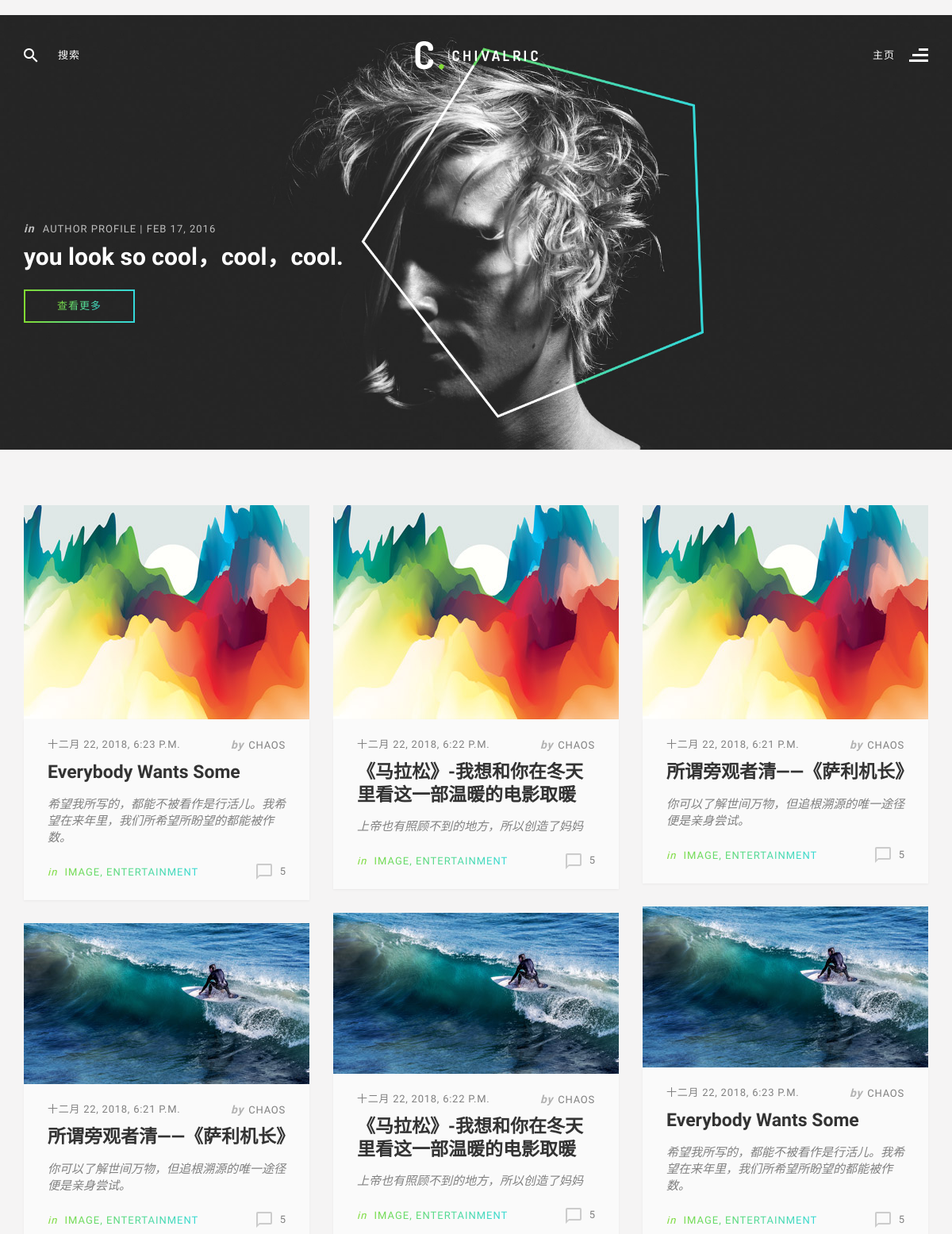
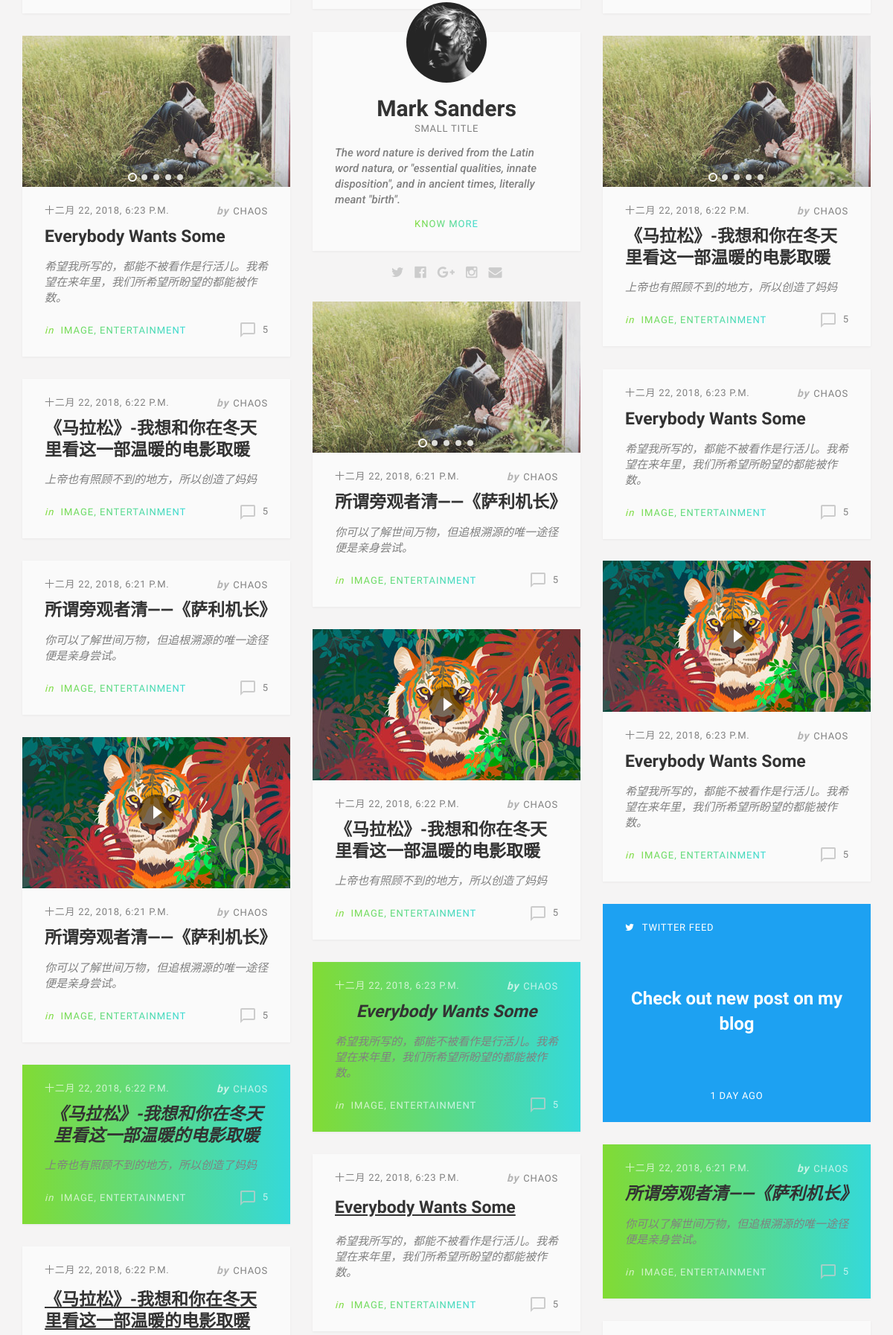
The page / (upper part) on the database its author committed (2 pictures, top to bottom).
### blog/models.py (models this page shows, shortened)
@python_2_unicode_compatible
class Post(models.Model):
    title = models.CharField(max_length=70,verbose_name='标题')
    excerpt = models.CharField(max_length=200, blank=True, verbose_name='摘要')
    body = models.TextField(verbose_name='正文')
    created_time = models.DateTimeField(verbose_name='创建时间')
    modified_time = models.DateTimeField(verbose_name='修改时间')
    category = models.ForeignKey(Category,on_delete=models.CASCADE,verbose_name='类别')
    tags = models.ManyToManyField(Tag, blank=True,verbose_name='标签')
    author = models.ForeignKey(User,on_delete=models.CASCADE,verbose_name='作者')
    class Meta:
        verbose_name = '文章'
        verbose_name_plural = verbose_name
    def get_absolute_url(self):
        return reverse('blog:detail', kwargs={'pk': self.pk})

### blog/views.py (the view)
# urls.py: url(r'^$', views.index, name='index'),
def index(request):
    post_list = Post.objects.all().order_by('-created_time')
    return render(request, 'blog/index.html', context={'post_list': post_list})

### templates/blog/index.html (shortened to what this page needs)
﻿{% load staticfiles %}
<!DOCTYPE html>
<html lang="en">
<head>
<link rel="stylesheet" href="{% static 'blog/css/bootstrap.min.css' %}">
<link rel="stylesheet" href="{% static 'blog/css/font-awesome.min.css' %}">
<link rel="stylesheet" href="{% static 'blog/vendors/owl-carousel/assets/owl.carousel.css' %}">
<link rel="stylesheet" href="{% static 'blog/vendors/magnific-popup/magnific-popup.css' %}">
<link href="{% static 'blog/css/style.css' %}" rel="stylesheet">
<link href="{% static 'blog/css/theme/green.css' %}" rel="stylesheet">
</head>
<body class="home">
<header class="row transparent black header1" data-spy="affix" data-offset-top="0" id="header">
    <div class="container">
        <div class="row top-header">
            <div class="col-sm-4 search-form-col">
                <form action="#" method="get" class="search-form">
                    <div class="input-group">
                        <span class="input-group-addon"><img src="{% static 'blog/images/search-icon-white.png' %}" alt=""></span>
                        <input type="search" class="form-control" placeholder="搜索">
                    </div>
                </form>
            </div>
            <div class="col-sm-4 logo-col text-center">
                <a href="index.html"><img src="{% static 'blog/images/logo-white-green.png' %}" alt=""></a>
            </div>
            <div class="col-sm-4 menu-trigger-col">
                <button class="menu-trigger pull-right">
                    <span class="active-page">主页</span>
                    <img src="{% static 'blog/images/menu-align-white.png' %}" alt="" class="icon-burger">
                </button>
            </div>
        </div>
    </div>
</header>
<section class="row featured-post-carousel">
    <div class="item post">
        <img src="{% static 'blog/images/featured-posts/1.jpg' %}" alt="" class="img-responsive main-bg">
        <div class="post-content">
            <div class="container">
                <h5 class="post-meta"><i>in</i> <a href="#">Author Profile</a> | <a href="#">feb 17, 2016</a></h5>
                <h2 class="post-title"><a href="{{ post.get_absolute_url }}">you look so cool，cool，cool.</a></h2>
                <a href="{{ post.get_absolute_url }}" class="btn btn-primary"><span>查看更多</span></a>
            </div>
        </div>
    </div>
</section>
<section class="row content-wrap">
    <div class="container">
        <div class="row" id="post-masonry">
            {% for post in post_list %}
            <article class="col-sm-4 post post-masonry post-format-image">
                <div class="post-wrapper row">
                    <div class="featured-content row">
                        <a href="{{ post.get_absolute_url }}"><img src="{% static 'blog/images/posts/masonry/1.jpg' %}" alt="" class="img-responsive"></a>
                    </div>
                    <div class="post-excerpt row">
                        <h5 class="post-meta">
                            <a href="#" class="date"><time class="entry-date" datetime="{{ post.created_time }}">{{ post.created_time }}</time></a>
                            <span class="post-author"><i>by</i><a href="#">{{ post.author }}</a></span>
                        </h5>
                        <h3 class="post-title"><a href="{{ post.get_absolute_url }}">{{ post.title }}</a></h3>
                        <p>{{ post.excerpt }}</p>
                        <footer class="row">
                            <h5 class="taxonomy"><i>in</i> <a href="#">image</a>, <a href="#">entertainment</a></h5>
                            <div class="response-count"><img src="{% static 'blog/images/comment-icon-gray.png' %}" alt="">5</div>
                        </footer>
                    </div>
                </div>
            </article>
            {% empty %}
            <div class="no-post">暂时还没有发布的文章！</div>
            {% endfor %}
            {% for post in post_list %}
            <article class="col-sm-4 post post-masonry post-format-image">
                <div class="post-wrapper row">
                    <div class="featured-content row">
                        <a href="{{ post.get_absolute_url }}"><img src="{% static 'blog/images/posts/masonry/2.jpg' %}" alt="" class="img-responsive"></a>
                    </div>
                    <div class="post-excerpt row">
                        <h5 class="post-meta">
                            <a href="#" class="date"><time class="entry-date" datetime="{{ post.created_time }}">{{ post.created_time }}</time></a>
                            <span class="post-author"><i>by</i><a href="#">{{ post.author }}</a></span>
                        </h5>
                        <h3 class="post-title"><a href="{{ post.get_absolute_url }}">{{ post.title }}</a></h3>
                        <p>{{ post.excerpt }}</p>
                        <footer class="row">
                            <h5 class="taxonomy"><i>in</i> <a href="#">image</a>, <a href="#">entertainment</a></h5>
                            <div class="response-count"><img src="{% static 'blog/images/comment-icon-gray.png' %}" alt="">5</div>
                        </footer>
                    </div>
                </div>
            </article>
            {% empty %}
            <div class="no-post">暂时还没有发布的文章！</div>
            {% endfor %}
            <aside class="col-sm-4 widget-author widget widget-with-posts post">
                <div class="widget-author-inner row">
                    <div class="author-avatar row"><a href="#"><img src="{% static 'blog/images/author.png' %}" alt="" class="img-circle"></a></div>
                    <a href="#"><h2 class="author-name">Mark Sanders</h2></a>
                    <h5 class="author-title">small title</h5>
                    <p>The word nature is derived from the Latin word natura, or "essential qualities, innate disposition", and in ancient times, literally meant "birth".</p>
                    <a href="#" class="know-more">know more</a>
                </div>
                <ul class="nav social-nav">
                    <li><a href="#"><i class="fa fa-twitter"></i></a></li>
                    <li><a href="#"><i class="fa fa-facebook-official"></i></a></li>
                    <li><a href="#"><i class="fa fa-google-plus"></i></a></li>
                    <li><a href="#"><i class="fa fa-instagram"></i></a></li>
                    <li><a href="#"><i class="fa fa-envelope"></i></a></li>
                </ul>
            </aside>
            {% for post in post_list %}
            <article class="col-sm-4 post post-masonry post-format-gallery">
                <div class="post-wrapper row">
                    <div class="featured-content row">
                        <div class="gallery-of-post">
                            <div class="item"><img src="{% static 'blog/images/posts/masonry/3.jpg' %}" alt=""></div>
                        </div>
                    </div>
                    <div class="post-excerpt row">
                        <h5 class="post-meta">
                            <a href="#" class="date"><time class="entry-date" datetime="{{ post.created_time }}">{{ post.created_time }}</time></a>
                            <span class="post-author"><i>by</i><a href="#">{{ post.author }}</a></span>
                        </h5>
                        <h3 class="post-title"><a href="{{ post.get_absolute_url }}">{{ post.title }}</a></h3>
                        <p>{{ post.excerpt }}</p>
                        <footer class="row">
                            <h5 class="taxonomy"><i>in</i> <a href="#">image</a>, <a href="#">entertainment</a></h5>
                            <div class="response-count"><img src="{% static 'blog/images/comment-icon-gray.png' %}" alt="">5</div>
                        </footer>
                    </div>
                </div>
            </article>
            {% empty %}
            <div class="no-post">暂时还没有发布的文章！</div>
            {% endfor %}
            {% for post in post_list %}
            <article class="col-sm-4 post post-masonry post-format-text">
                <div class="post-wrapper row">
                    <div class="post-excerpt row">
                        <h5 class="post-meta">
                            <a href="#" class="date"><time class="entry-date" datetime="{{ post.created_time }}">{{ post.created_time }}</time></a>
                            <span class="post-author"><i>by</i><a href="#">{{ post.author }}</a></span>
                        </h5>
                        <h3 class="post-title"><a href="{{ post.get_absolute_url }}">{{ post.title }}</a></h3>
                        <p>{{ post.excerpt }}</p>
                        <footer class="row">
                            <h5 class="taxonomy"><i>in</i> <a href="#">image</a>, <a href="#">entertainment</a></h5>
                            <div class="response-count"><img src="{% static 'blog/images/comment-icon-gray.png' %}" alt="">5</div>
                        </footer>
                    </div>
                </div>
            </article>
            {% empty %}
            <div class="no-post">暂时还没有发布的文章！</div>
            {% endfor %}
            {% for post in post_list %}
            <article class="col-sm-4 post post-masonry post-format-video">
                <div class="post-wrapper row">
                    <div class="featured-content row">
                        <a href="{{ post.get_absolute_url }}">
                            <img src="{% static 'blog/images/play-btn.png' %}" alt="" class="video-mark">
                        </a>
                    </div>
                    <div class="post-excerpt row">
                        <h5 class="post-meta">
                            <a href="#" class="date"><time class="entry-date" datetime="{{ post.created_time }}">{{ post.created_time }}</time></a>
                            <span class="post-author"><i>by</i><a href="#">{{ post.author }}</a></span>
                        </h5>
                        <h3 class="post-title"><a href="{{ post.get_absolute_url }}">{{ post.title }}</a></h3>
                        <p>{{ post.excerpt }}</p>
                        <footer class="row">
                            <h5 class="taxonomy"><i>in</i> <a href="#">image</a>, <a href="#">entertainment</a></h5>
                            <div class="response-count"><img src="{% static 'blog/images/comment-icon-gray.png' %}" alt="">5</div>
                        </footer>
                    </div>
                </div>
            </article>
            {% empty %}
            <div class="no-post">暂时还没有发布的文章！</div>
            {% endfor %}
            <aside class="col-sm-4 widget widget-twitter widget-with-posts post">
                <div class="widget-twitter-inner">
                    <h5 class="widget-meta"><i class="fa fa-twitter"></i>Twitter feed</h5>
                    <div class="row tweet-texts">
                        <p>Check out new post on my blog</p>
                    </div>
                    <div class="row timepast">1 day ago</div>
                </div>
            </aside>
            {% for post in post_list %}
            <article class="col-sm-4 post post-masonry post-format-quote">
                <div class="post-wrapper row">
                    <div class="post-excerpt row">
                        <h5 class="post-meta">
                            <a href="#" class="date"><time class="entry-date" datetime="{{ post.created_time }}">{{ post.created_time }}</time></a>
                            <span class="post-author"><i>by</i><a href="#">{{ post.author }}</a></span>
                        </h5>
                        <h3 class="post-title"><a href="{{ post.get_absolute_url }}">{{ post.title }}</a></h3>
                        <p>{{ post.excerpt }}</p>
                        <footer class="row">
                            <h5 class="taxonomy"><i>in</i> <a href="#">image</a>, <a href="#">entertainment</a></h5>
                            <div class="response-count"><img src="{% static 'blog/images/comment-icon-gray.png' %}" alt="">5</div>
                        </footer>
                    </div>
                </div>
            </article>
            {% empty %}
            <div class="no-post">暂时还没有发布的文章！</div>
            {% endfor %}
            {% for post in post_list %}
            <article class="col-sm-4 post post-masonry post-format-link">
                <div class="post-wrapper row">
                    <div class="post-excerpt row">
                        <h5 class="post-meta">
                            <a href="#" class="date"><time class="entry-date" datetime="{{ post.created_time }}">{{ post.created_time }}</time></a>
                            <span class="post-author"><i>by</i><a href="#">{{ post.author }}</a></span>
                        </h5>
                        <h3 class="post-title"><a href="{{ post.get_absolute_url }}">{{ post.title }}</a></h3>
                        <p>{{ post.excerpt }}</p>
                        <footer class="row">
                            <h5 class="taxonomy"><i>in</i> <a href="#">image</a>, <a href="#">entertainment</a></h5>
                            <div class="response-count"><img src="{% static 'blog/images/comment-icon-gray.png' %}" alt="">5</div>
                        </footer>
                    </div>
                </div>
            </article>
            {% empty %}
            <div class="no-post">暂时还没有发布的文章！</div>
            {% endfor %}
        </div>
    </div>
</section>
</body>
</html>

### blog/static/blog/css/theme/green.css (style rules this page uses)
.btn-primary { border-left-color: #81db34; border-right-color: #34d9da; background-image: -webkit-linear-gradient(left, #81db34 0%, #34d9da 100%), -webkit-linear-gradient(left, #81db34 0%, #34d9da 100%); background-image: -moz-linear-gradient(left, #81db34 0%, #34d9da 100%), -moz-linear-gradient(left, #81db34 0%, #34d9da 100%); background-image: -o-linear-gradient(left, #81db34 0%, #34d9da 100%), -o-linear-gradient(left, #81db34 0%, #34d9da 100%); background-image: linear-gradient(to right, #81db34 0%, #34d9da 100%), linear-gradient(to right, #81db34 0%, #34d9da 100%); }
.btn-primary span { background: -webkit-linear-gradient(330deg, #81db34 0%, #34d9da 100%); -webkit-background-clip: text; -webkit-text-fill-color: transparent; color: #34d9da; }
.featured-post-carousel h2 a { color: #fff; }
.post-excerpt .taxonomy { background: -webkit-linear-gradient(330deg, #81db34 0%, #34d9da 100%); -webkit-background-clip: text; -webkit-text-fill-color: transparent; color: #34d9da; }
.post-excerpt .taxonomy a { color: #34d9da; }
.taxonomy { background: none; -webkit-background-clip: text; -webkit-text-fill-color: #81db34; color: #81db34; }
.taxonomy a { color: #81db34; }
.widget-author .know-more { background: -webkit-linear-gradient(330deg, #81db34 0%, #34d9da 100%); -webkit-background-clip: text; -webkit-text-fill-color: transparent; color: #34d9da; }
.post-format-quote .post-excerpt { background-image: -moz-linear-gradient(0deg, #81db34 0%, #34d9da 100%); background-image: -webkit-linear-gradient(0deg, #81db34 0%, #34d9da 100%); background-image: -ms-linear-gradient(0deg, #81db34 0%, #34d9da 100%); }

### rows shown on the page
Post: created_time "十二月 22, 2018, 6:23 P.M.", author "CHAOS", title "Everybody Wants Some", excerpt "希望我所写的，都能不被看作是行活儿。我希望在来年里，我们所希望所盼望的都能被作数。"
Post: created_time "十二月 22, 2018, 6:22 P.M.", author "CHAOS", title "《马拉松》-我想和你在冬天里看这一部温暖的电影取暖", excerpt "上帝也有照顾不到的地方，所以创造了妈妈"
Post: created_time "十二月 22, 2018, 6:21 P.M.", author "CHAOS", title "所谓旁观者清——《萨利机长》", excerpt "你可以了解世间万物，但追根溯源的唯一途径便是亲身尝试。"
